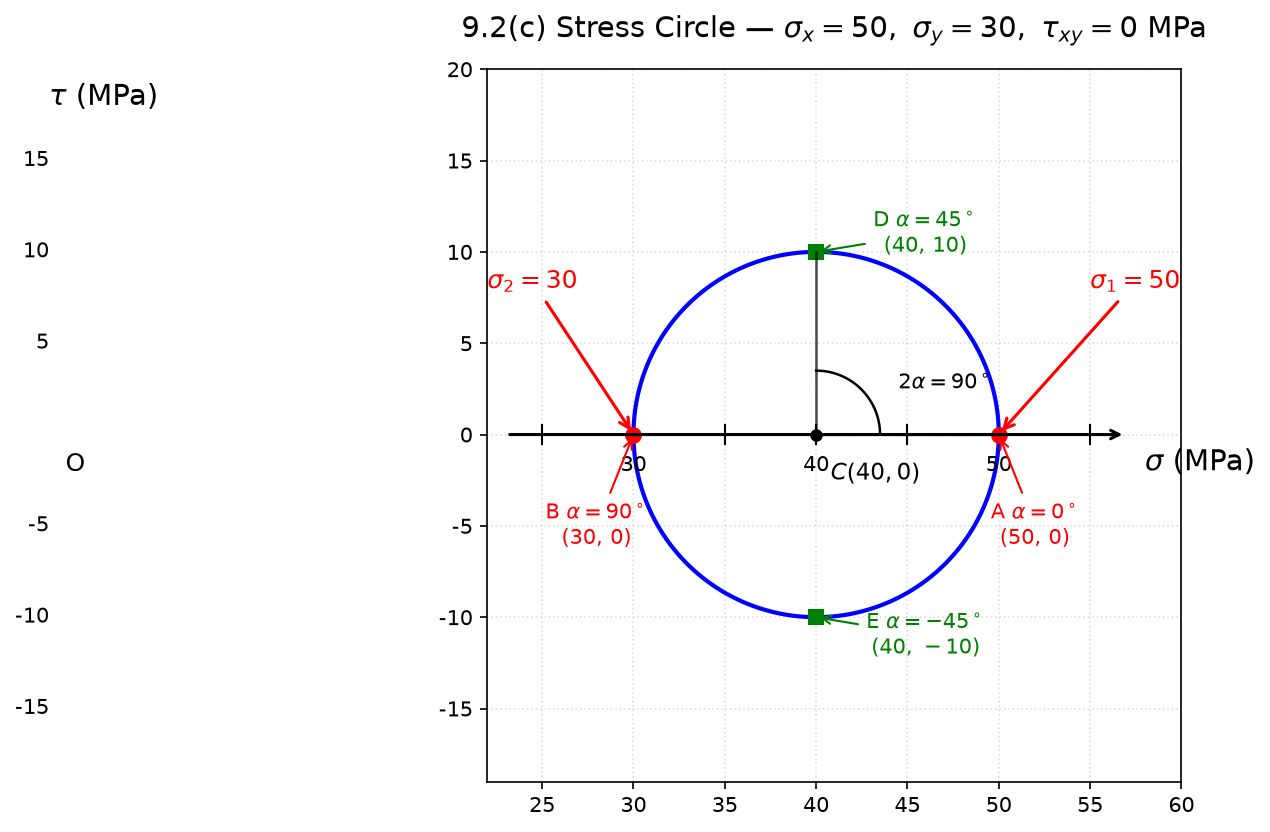

Here is the Python script that generated this plot:
"""
9.2(c) 应力圆法：求主应力和主方向
单元体参数：σₓ = 50 MPa, σᵧ = 30 MPa, τₓᵧ = 0
"""

import numpy as np
import matplotlib.pyplot as plt
from matplotlib.patches import Circle, FancyArrow

# ── 全局设置 ──────────────────────────────────────────────────────────────
plt.rcParams['font.sans-serif'] = ['DejaVu Sans']
plt.rcParams['axes.unicode_minus'] = False
plt.rcParams['text.usetex'] = False  # 用 matplotlib 内置 mathtext（无需 LaTeX 程序）

fig, ax = plt.subplots(figsize=(8, 7))

# ── 应力圆参数 ─────────────────────────────────────────────────────────────
sigma_x, sigma_y = 50, 30
tau_xy = 0
center = ((sigma_x + sigma_y) / 2, 0)   # (40, 0)
radius = np.sqrt(((sigma_x - sigma_y) / 2)**2 + tau_xy**2)  # 10

# ── 画坐标轴 ──────────────────────────────────────────────────────────────
sigma_min, sigma_max = 25, 55
tau_min, tau_max = -15, 15

# σ 轴（横轴）
ax.annotate('', xy=(sigma_max + 2, 0), xytext=(sigma_min - 2, 0),
            arrowprops=dict(arrowstyle='->', lw=1.5, color='black'))
# τ 轴（纵轴）
ax.annotate('', xy=(0, tau_max + 2), xytext=(0, tau_min - 2),
            arrowprops=dict(arrowstyle='->', lw=1.5, color='black'))

# 轴标签
ax.text(sigma_max + 3, -2, r'$\sigma$ (MPa)', fontsize=14)
ax.text(-2, tau_max + 3, r'$\tau$ (MPa)', fontsize=14)
ax.text(0, -2, 'O', fontsize=12, ha='right')

# 刻度线 + 刻度值（σ 轴）
for s in range(25, 60, 5):
    ax.plot([s, s], [-0.5, 0.5], 'k', lw=1)
    if s % 10 == 0:
        ax.text(s, -2, str(s), fontsize=10, ha='center')

# 刻度线 + 刻度值（τ 轴）
for t in range(-15, 16, 5):
    if t == 0:
        continue
    ax.plot([-0.5, 0.5], [t, t], 'k', lw=1)
    ax.text(-2, t, str(t), fontsize=10, va='center', ha='right')

# ── 画应力圆 ───────────────────────────────────────────────────────────────
theta = np.linspace(0, 2 * np.pi, 200)
ax.plot(center[0] + radius * np.cos(theta),
        center[1] + radius * np.sin(theta),
        'b-', lw=2, label='应力圆')

# ── 标注圆心 ──────────────────────────────────────────────────────────────
ax.plot(center[0], center[1], 'ko', ms=5)
ax.text(center[0] + 0.8, center[1] - 2.5,
        r'$C(40, 0)$', fontsize=11, color='black')

# ── 标注四个关键点 ──────────────────────────────────────────────────────────
# A 点：α=0°（x 截面）  (σₓ, τₓᵧ) = (50, 0)
ax.plot(50, 0, 'ro', ms=7)
ax.annotate(r'A $\alpha=0^\circ$' + '\n' + r'$(50,\,0)$',
            xy=(50, 0), xytext=(52, -6),
            fontsize=10, color='red',
            arrowprops=dict(arrowstyle='->', color='red', lw=1),
            ha='center')

# B 点：α=90°（y 截面）  (σᵧ, −τₓᵧ) = (30, 0)
ax.plot(30, 0, 'ro', ms=7)
ax.annotate(r'B $\alpha=90^\circ$' + '\n' + r'$(30,\,0)$',
            xy=(30, 0), xytext=(28, -6),
            fontsize=10, color='red',
            arrowprops=dict(arrowstyle='->', color='red', lw=1),
            ha='center')

# D 点：α=45° 截面  (40, 10)  — 教材答案 σ_α=40, τ_α=10
ax.plot(40, 10, 'gs', ms=7)
ax.annotate(r'D $\alpha=45^\circ$' + '\n' + r'$(40,\,10)$',
            xy=(40, 10), xytext=(46, 10),
            fontsize=10, color='green',
            arrowprops=dict(arrowstyle='->', color='green', lw=1),
            ha='center')

# E 点：α=-45°（最大负切应力）(40, -10)
ax.plot(40, -10, 'gs', ms=7)
ax.annotate(r'E $\alpha=-45^\circ$' + '\n' + r'$(40,\,-10)$',
            xy=(40, -10), xytext=(46, -12),
            fontsize=10, color='green',
            arrowprops=dict(arrowstyle='->', color='green', lw=1),
            ha='center')

# ── 画半径 CA 和 CD，对比 α=0→45° 旋转 ────────────────────────────────────
ax.plot([center[0], 50], [0, 0], 'k--', lw=1)
ax.plot([center[0], 40], [0, 10], 'k-', lw=1.2, alpha=0.7)

# 画 2α = 90° 的弧（从 CA 到 CD）
arc_angle_start = 0
arc_angle_end = 90
arc_r = 3.5
arc_theta = np.linspace(np.radians(arc_angle_start), np.radians(arc_angle_end), 30)
ax.plot(center[0] + arc_r * np.cos(arc_theta),
        center[1] + arc_r * np.sin(arc_theta),
        'k-', lw=1.2)
ax.text(center[0] + 4.5, center[1] + 2.5, r'$2\alpha=90^\circ$',
        fontsize=10, color='black')

# ── 主应力标注（圆与 σ 轴交点即主应力） ────────────────────────────────────
ax.annotate(r'$\sigma_1=50$', xy=(50, 0), xytext=(55, 8),
            fontsize=12, color='red', fontweight='bold',
            arrowprops=dict(arrowstyle='->', color='red', lw=1.5))
ax.annotate(r'$\sigma_2=30$', xy=(30, 0), xytext=(22, 8),
            fontsize=12, color='red', fontweight='bold',
            arrowprops=dict(arrowstyle='->', color='red', lw=1.5))

# ── 标题 ──────────────────────────────────────────────────────────────────
ax.set_title(r'9.2(c) Stress Circle — $\sigma_x=50,\ \sigma_y=30,\ \tau_{xy}=0$ MPa',
             fontsize=14, pad=15)

# ── 网格和比例 ─────────────────────────────────────────────────────────────
ax.set_xlim(sigma_min - 3, sigma_max + 5)
ax.set_ylim(tau_min - 4, tau_max + 5)
ax.set_aspect('equal')
ax.grid(True, linestyle=':', alpha=0.4)

plt.tight_layout()
plt.savefig('/workspace/stress_circle_9_2c.png', dpi=150, bbox_inches='tight')
print("应力圆图已保存: /workspace/stress_circle_9_2c.png")
